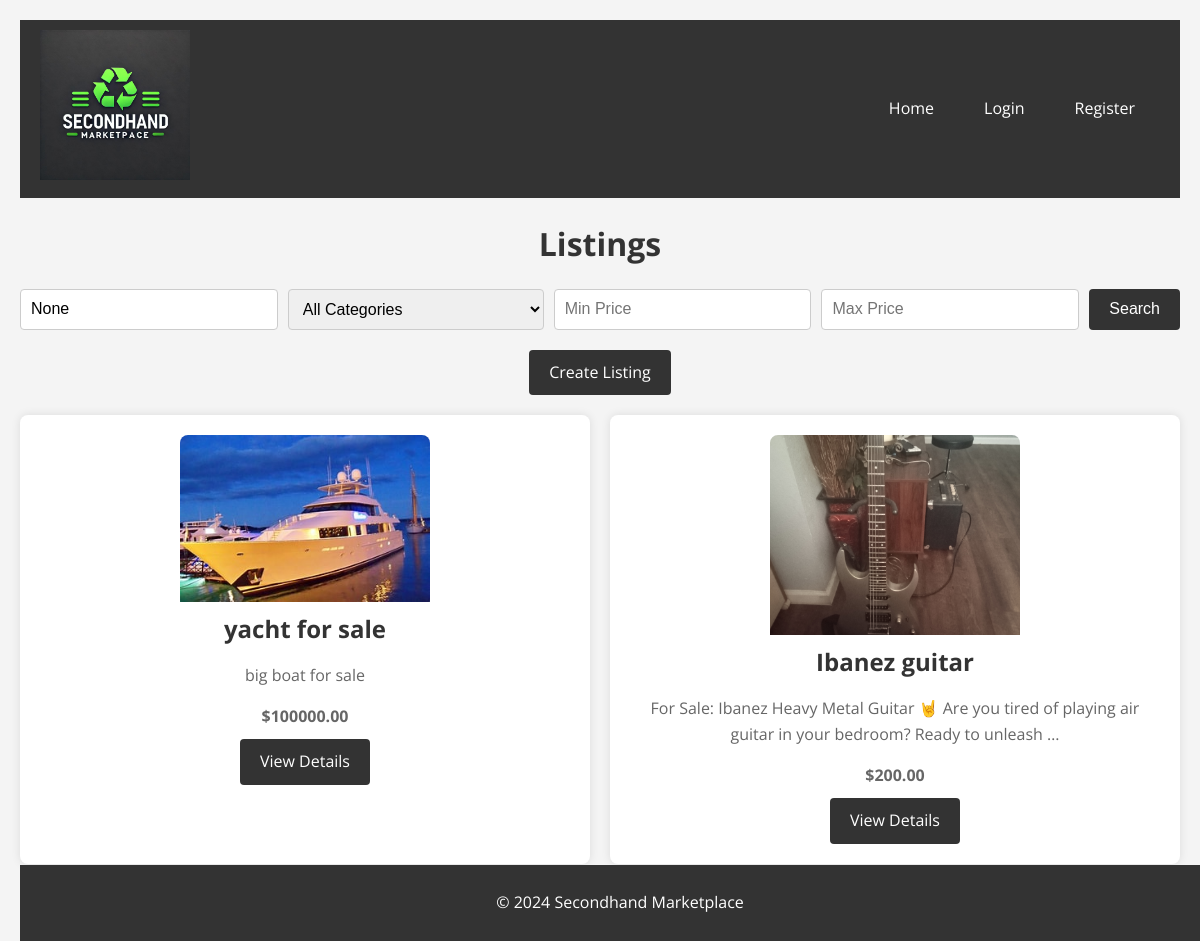
/listings/, run on the app's committed database.
### listings/models.py (models this page shows, shortened)
class Listing(models.Model):
    title = models.CharField(max_length=255)
    slug = models.SlugField(unique=True, blank=True)
    description = models.TextField()
    price = models.DecimalField(max_digits=10, decimal_places=2)
    category = models.ForeignKey(Category, on_delete=models.CASCADE)
    seller = models.ForeignKey(CustomUser, on_delete=models.CASCADE)
    image = models.ImageField(upload_to='listing_images/', blank=True, null=True)
    created_at = models.DateTimeField(auto_now_add=True)

### listings/views.py (the view)
# urls.py: path('', listing_list, name='listing_list'),
def listing_list(request):
    query = request.GET.get('q')
    category_id = request.GET.get('category')
    min_price = request.GET.get('min_price')
    max_price = request.GET.get('max_price')
    listings = Listing.objects.all()
    if query:
        listings = listings.filter(
            Q(title__icontains=query) | Q(description__icontains=query)
        )
    if category_id:
        listings = listings.filter(category_id=category_id)
    if min_price:
        listings = listings.filter(price__gte=min_price)
    if max_price:
        listings = listings.filter(price__lte=max_price)
    paginator = Paginator(listings, 10)  # Show 10 listings per page
    page_number = request.GET.get('page')
    page_obj = paginator.get_page(page_number)
    categories = Category.objects.all()
    return render(request, 'listings/listing_list.html', {
        'page_obj': page_obj,
        'categories': categories,
        'query': query,
        'category_id': category_id,
        'min_price': min_price,
        'max_price': max_price,
    })

### templates/listings/listing_list.html (shortened to what this page needs)
{% extends 'base.html' %}
{% load static %}
{% block extra_css %}
<link rel="stylesheet" href="{% static 'css/listings.css' %}">
{% endblock %}
{% block content %}
<h2 class="page-title">Listings</h2>
<form method="get" class="search-form">
    <input type="text" name="q" placeholder="Search..." value="{{ query }}" class="search-input">
    <select name="category" class="search-select">
        <option value="">All Categories</option>
    </select>
    <input type="number" name="min_price" placeholder="Min Price" value="{{ min_price }}" class="search-input">
    <input type="number" name="max_price" placeholder="Max Price" value="{{ max_price }}" class="search-input">
    <button type="submit" class="btn btn-search">Search</button>
</form>
<a href="{% url 'listing_create' %}" class="btn add-listing-btn">Create Listing</a>
<div class="listings">
    {% for listing in page_obj %}
        <div class="listing-card">
            {% if listing.image %}
                <img src="{{ listing.image.url }}" alt="{{ listing.title }}" class="listing-image">
            {% endif %}
            <h3>{{ listing.title }}</h3>
            <p>{{ listing.description|truncatewords:20 }}</p>
            <p><strong>${{ listing.price }}</strong></p>
            <a href="{% url 'listing_detail' listing.slug %}" class="btn btn-details">View Details</a>
        </div>
    {% endfor %}
</div>
<div class="pagination">
    <span class="step-links">
        <span class="current">
        </span>
    </span>
</div>
{% endblock %}

### static/css/base.css (style rules this page uses)
* { margin: 0; padding: 0; box-sizing: border-box; }
body { font-family: 'Open Sans', Arial, sans-serif; background-color: #f4f4f4; color: #333; line-height: 1.6; padding: 20px; }
p { margin-bottom: 15px; margin-top: 15px; }

### static/css/listings.css (style rules this page uses)
* { margin: 0; padding: 0; box-sizing: border-box; }
body { font-family: 'Open Sans', Arial, sans-serif; background-color: #f4f4f4; color: #333; line-height: 1.6; padding: 20px; min-height: 100vh; display: flex; flex-direction: column; }
p { margin-bottom: 15px; margin-top: 15px; }
.page-title { font-size: 2rem; margin-bottom: 20px; color: #333; text-align: center; }
.search-form { display: flex; flex-wrap: wrap; gap: 10px; margin-bottom: 20px; justify-content: center; }
.search-input, .search-select { flex: 1 1 auto; padding: 10px; border: 1px solid #ccc; border-radius: 4px; font-size: 1rem; }
.btn-search { background-color: #333; color: #fff; border: none; padding: 10px 20px; border-radius: 4px; cursor: pointer; font-size: 1rem; }
.add-listing-btn { display: inline-block; background-color: #333; color: #fff; padding: 10px 20px; border-radius: 4px; text-decoration: none; margin-bottom: 20px; font-size: 1rem; text-align: center; display: block; width: max-content; margin-left: auto; margin-right: auto; }
.listings { display: grid; grid-template-columns: repeat(auto-fit, minmax(250px, 1fr)); gap: 20px; margin-top: 20px; }
.listing-card { background-color: #fff; padding: 20px; border-radius: 8px; box-shadow: 0 0 10px rgba(0, 0, 0, 0.1); text-align: center; transition: transform 0.2s, box-shadow 0.2s; }
.listing-image { width: 100%; max-width: 250px; height: auto; max-height: 200px; border-radius: 8px 8px 0 0; object-fit: cover; }
.listing-card h3 { margin-bottom: 15px; font-size: 1.5rem; color: #333; }
.listing-card p { margin-bottom: 10px; font-size: 1rem; color: #666; height: fit-content; }
.btn-details { background-color: #333; color: #fff; padding: 10px 20px; border-radius: 4px; text-decoration: none; font-size: 1rem; display: inline-block; transition: background-color 0.2s; }
.pagination { margin-top: 20px; text-align: center; }
.pagination .step-links { display: flex; justify-content: center; gap: 10px; }
.pagination .current { padding: 5px 10px; border: 1px solid #ccc; border-radius: 4px; background-color: #e0e0e0; color: #333; }
p { margin-bottom: 15px; }

### data on the page
Listing: image (picture), title "yacht for sale", description "big boat for sale", price "100000.00"
Listing: image (picture), title "Ibanez guitar", description "For Sale: Ibanez Heavy Metal Guitar 🤘 Are you tired of playing air guitar in your bedroom? Ready to unleash …", price "200.00"
